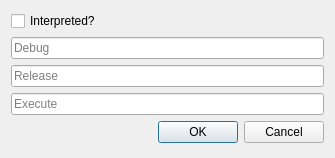
<?xml version="1.0" encoding="UTF-8"?>
<ui version="4.0">
 <class>LanguageEditorD</class>
 <widget class="QDialog" name="LanguageEditorD">
  <property name="geometry">
   <rect>
    <x>0</x>
    <y>0</y>
    <width>335</width>
    <height>158</height>
   </rect>
  </property>
  <property name="windowTitle">
   <string>Dialog</string>
  </property>
  <layout class="QVBoxLayout" name="verticalLayout">
   <item>
    <widget class="QCheckBox" name="checkBox">
     <property name="text">
      <string>Interpreted?</string>
     </property>
    </widget>
   </item>
   <item>
    <widget class="QLineEdit" name="debug">
     <property name="placeholderText">
      <string>Debug</string>
     </property>
    </widget>
   </item>
   <item>
    <widget class="QLineEdit" name="release">
     <property name="placeholderText">
      <string>Release</string>
     </property>
    </widget>
   </item>
   <item>
    <widget class="QLineEdit" name="execute">
     <property name="placeholderText">
      <string>Execute</string>
     </property>
    </widget>
   </item>
   <item>
    <widget class="QDialogButtonBox" name="buttonBox">
     <property name="orientation">
      <enum>Qt::Orientation::Horizontal</enum>
     </property>
     <property name="standardButtons">
      <set>QDialogButtonBox::StandardButton::Cancel|QDialogButtonBox::StandardButton::Ok</set>
     </property>
    </widget>
   </item>
  </layout>
 </widget>
 <resources/>
 <connections>
  <connection>
   <sender>buttonBox</sender>
   <signal>accepted()</signal>
   <receiver>LanguageEditorD</receiver>
   <slot>accept()</slot>
   <hints>
    <hint type="sourcelabel">
     <x>248</x>
     <y>254</y>
    </hint>
    <hint type="destinationlabel">
     <x>157</x>
     <y>274</y>
    </hint>
   </hints>
  </connection>
  <connection>
   <sender>buttonBox</sender>
   <signal>rejected()</signal>
   <receiver>LanguageEditorD</receiver>
   <slot>reject()</slot>
   <hints>
    <hint type="sourcelabel">
     <x>316</x>
     <y>260</y>
    </hint>
    <hint type="destinationlabel">
     <x>286</x>
     <y>274</y>
    </hint>
   </hints>
  </connection>
 </connections>
</ui>
